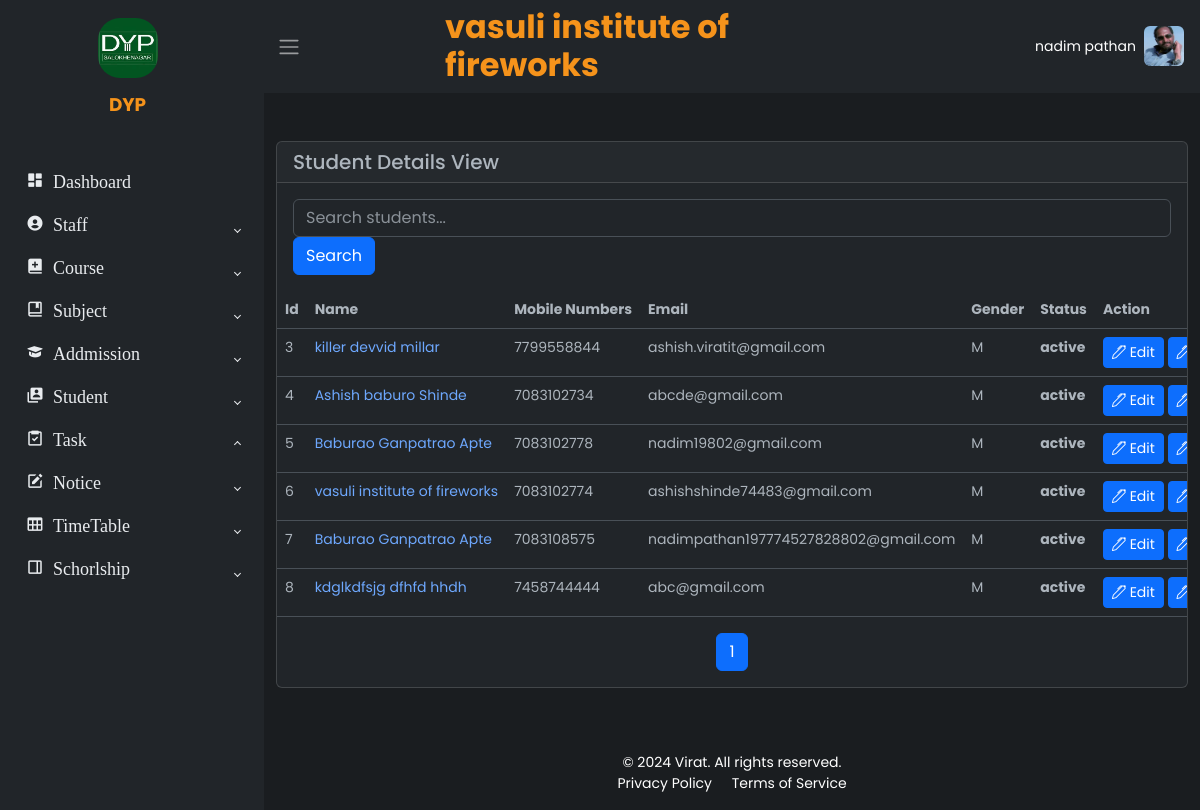
The app's page /students/ (signed in) with its own data.
### apps/accounts/models.py (models this page shows, shortened)
class CustomUser(AbstractBaseUser, PermissionsMixin):
    Role_choices= (
        ('admin', 'Admin'),
        ('principal', 'Principal'),
        ('vice_principal', 'Vice_Principal'),
        ('hod', 'Hod'),
        ('teacher', 'Teacher'),
        ('accountant', 'Accountant'),
        ('clark', 'Clark'),
        ('examinetor', 'Examinetor'),
        ('librarian', 'Librarian'),
        ('lab_assistant', 'Lab_Assistant'),
        ('student', 'student'),
    )
    first_name = models.CharField(max_length=30)
    last_name = models.CharField(max_length=30)
    username = models.CharField(max_length=50, unique=True)
    mobile = models.TextField(max_length=10, unique=True)
    email = models.TextField(unique=True)
    address = models.TextField(max_length=100)
    role = models.CharField(max_length=30, choices=Role_choices)
    is_active = models.BooleanField(default=True)
    is_staff = models.BooleanField(default=True)  # Typically False for non-superusers
    profile_image = models.ImageField(upload_to='profile_images/', null=True, blank=True)
    inst_id = models.ForeignKey(InstituteMaster,on_delete=models.CASCADE, blank=True, null=True,)
    objects = CustomUserManager()
    USERNAME_FIELD = 'username'
    REQUIRED_FIELDS = ['email', 'mobile']

### apps/institute/models.py (models this page shows, shortened)
class InstituteMaster(models.Model):
    id = models.AutoField(primary_key=True)
    name = models.CharField(max_length=255)
    address = models.TextField()
    village = models.CharField(max_length=100)
    city = models.CharField(max_length=100)
    state = models.CharField(max_length=100)
    district = models.CharField(max_length=100)
    pincode = models.CharField(max_length=10)
    number = models.CharField(max_length=15)
    email = models.EmailField()
    type = models.CharField(max_length=50)
    status = models.CharField(max_length=20, default='active')  # Set default value
    logo = models.ImageField(upload_to='logos/')
    tagline = models.CharField(max_length=255)
    affiliation = models.CharField(max_length=255)

### apps/student/models.py (models this page shows, shortened)
class StudentMaster(models.Model):
    id = models.AutoField(primary_key=True)
    GENDER_CHOICES = [
        ('M', 'Male'),
        ('F', 'Female'),
        ('O', 'Other'),
    ]
    STATUS_CHOICES = [
        ('active', 'Active'),
        ('inactive', 'Inactive')
    ]
    first_name = models.CharField(max_length=50)
    middle_name = models.CharField(max_length=50, blank=True)
    last_name = models.CharField(max_length=50)
    number = models.CharField(max_length=15, unique=True)
    email = models.EmailField(unique=True)
    gender = models.CharField(max_length=1, choices=GENDER_CHOICES)
    status = models.CharField(max_length=10, choices=STATUS_CHOICES, default='active')
    profile_image = models.ImageField(upload_to='student_profiles/')
    user = models.OneToOneField(get_user_model(), null=True, blank=True, on_delete=models.PROTECT)
    institute = models.ForeignKey(InstituteMaster, on_delete=models.CASCADE)
    role = models.CharField(max_length=30, default='student')

### apps/student/views.py (the view)
# urls.py: path('', views.student_list, name='student_list'),
def student_list(request):
    students = StudentMaster.objects.all()
    query = request.GET.get('q')
    if query:
        students = StudentMaster.objects.filter(
            Q(first_name__icontains=query) |
            Q(middle_name__icontains=query) |
            Q(last_name__icontains=query) |
            Q(number__icontains=query) |
            Q(email__icontains=query)
        )
    else:
        students = StudentMaster.objects.all()
    paginator = Paginator(students, 10)  # Show 10 students per page
    page_number = request.GET.get('page')
    page_obj = paginator.get_page(page_number)
    return render(request, 'student/student-view.html', {'page_obj': page_obj})

### templates/student/student-view.html (shortened to what this page needs)
{% extends "base.html" %}
{% block content %}
<div class="container-fluid py-5">
    <div class="card">
        <h5 class="card-header">Student Details View</h5>
        <div class="card-body">
            <form method="get" class="form-inline">
                <input type="text" name="q" class="form-control mr-2" placeholder="Search students..." value="{{ query }}">
                <button type="submit" class="btn btn-primary">Search</button>
            </form>
        </div>
        <div class="table-responsive text-nowrap">
            <table class="table">
                <thead>
                    <tr>
                        <th>Id</th>
                        <th>Name</th>
                        <th>Mobile Numbers</th>
                        <th>Email</th>
                        <th>Gender</th>
                        <th>Status</th>
                        <th>Action</th>
                    </tr>
                </thead>
                <tbody>
                    {% for student in page_obj %}
                    <tr>
                        <td>{{ student.id }}</td>
                        <td><a href="{% url 'student_detail' student.pk %}">{{ student.first_name }} {{ student.middle_name }} {{ student.last_name }}</a></td>
                        <td>{{ student.number }}</td>
                        <td>{{ student.email }}</td>
                        <td>{{ student.gender }}</td>
                        <th>{{ student.status }}</th>
                        <td>
                            <a href="{% url 'student_update' student.pk %}" class="btn btn-sm btn-primary">
                                <i class="bi bi-pen"></i> Edit
                            </a>
                            <a href="{% url 'update_document' student.pk %}" class="btn btn-sm btn-primary">
                                <i class="bi bi-pen"></i> Document
                            </a>
                        </td>
                    </tr>
                    {% endfor %}
                </tbody>
            </table>
        </div>
        <nav aria-label="Page navigation">
            <ul class="pagination justify-content-center">
                {% for num in page_obj.paginator.page_range %}
                {% if page_obj.number == num %}
                <li class="page-item active">
                    <span class="page-link">{{ num }}</span>
                </li>
                {% elif num > page_obj.number|add:'-3' and num < page_obj.number|add:'3' %}
                <li class="page-item"><a class="page-link" href="?page={{ num }}{% if query %}&q={{ query }}{% endif %}">{{ num }}</a></li>
                {% endif %}
                {% endfor %}
            </ul>
        </nav>
    </div>
</div>
{% endblock content %}

### templates/base.html (shortened to what this page needs)
<!DOCTYPE html>
<html lang="en" data-bs-theme="dark">
<head>
    <link rel="stylesheet" href="https://cdn.jsdelivr.net/npm/bootstrap@5.3.0-alpha2/dist/css/bootstrap.min.css">
    <link rel="stylesheet" href="https://cdn.jsdelivr.net/npm/bootstrap-icons@1.10.0/font/bootstrap-icons.css">
    <link href="https://unpkg.com/boxicons/css/boxicons.min.css" rel="stylesheet">
    <link rel="stylesheet" href="/static/css/style.css">
</head>
<body>
    <div class="wrapper">
        <aside id="sidebar" class="ap-sidebar">
            <div class="h-100">
                <div class="sidebar-logo d-flex flex-column align-items-center mb-4">
                    <a href="#" class="d-flex flex-column align-items-center text-white text-decoration-none">
                        <img src="{{ request.user.inst_id.logo.url }}" alt="Institute Logo" class="img-fluid mb-2" style="width: 60px; height: auto; border-radius: 22px;">
                    <span class="h8 mb-0" style="text-align: center; margin-left: -9px; margin-top: 5px; color:#f5931b;font-weight: bold;">
                        {{ request.user.inst_id.tagline }}
                    </span>
                    </a>
                </div>
                <ul class="sidebar-nave">
                    <li class="sidebar-item">
                        <a href="{%url 'dashboard'%}" class="sidebar-link">
                            <i class='bx bxs-dashboard' style="font-size: 18px;"> Dashboard </i>
                        </a>
                    </li>
                    <li class="sidebar-item">
                        <a href="#" class="sidebar-link collapsed" data-bs-toggle="collapse" data-bs-target="#coursesDropdown" aria-expanded="false">
                            <i class='bx bxs-user-circle' style="font-size: 18px;"> Staff </i>
                        </a>
                    </li>
                    <li class="sidebar-item">
                        <a href="#" class="sidebar-link collapsed" data-bs-toggle="collapse" data-bs-target="#facultyDropdown" aria-expanded="false">
                            <i class='bx bxs-book-add' style="font-size: 18px;"> Course </i>
                        </a>
                    </li>
                    <li class="sidebar-item">
                        <a href="#" class="sidebar-link collapsed" data-bs-toggle="collapse" data-bs-target="#adminDropdown" aria-expanded="false">
                            <i class='bx bx-book-bookmark' style="font-size: 18px;"> Subject </i>
                        </a>
                    </li>
                    <li class="sidebar-item">
                        <a href="#" class="sidebar-link collapsed" data-bs-toggle="collapse" data-bs-target="#admissionDropdown" aria-expanded="false">
                            <i class='bx bxs-graduation' style="font-size: 18px;"> Addmission </i>
                        </a>
                    </li>
                    <li class="sidebar-item">
                        <a href="#" class="sidebar-link collapsed" data-bs-toggle="collapse" data-bs-target="#studentDropdown" aria-expanded="false">
                            <i class='bx bxs-user-account' style="font-size: 18px;"> Student </i>
                        </a>
                    </li>
                        {% if request.user.role != 'student'%}
                    <li class="sidebar-item">
                        <a href="#" class="sidebar-link" onclick="handleTaskClick(event)" data-bs-toggle="collapse" data-bs-target="#taskDropdown" aria-expanded="false">
                            <i class='bx bx-task' style="font-size: 18px;"> Task </i>
                        </a>
                    </li>
                    {% endif %}
                {% if request.user.role != 'student'%}
                  <li class="sidebar-item">
                    <a href="#" class="sidebar-link collapsed" data-bs-toggle="collapse" data-bs-target="#noticeDropdown" aria-expanded="false">
                        <i class='bx bxs-edit' style="font-size: 18px;"> Notice </i>
                    </a>
                </li>
                {% endif %}
                <li class="sidebar-item">
                    <a href="#" class="sidebar-link collapsed" data-bs-toggle="collapse" data-bs-target="#timetableDropdown" aria-expanded="false">
                        <i class='bx bx-table' style="font-size: 18px;"> TimeTable </i>
                    </a>
                </li>
            <li class="sidebar-item">
                <a href="#" class="sidebar-link collapsed" data-bs-toggle="collapse" data-bs-target="#scholarshipDropdown" aria-expanded="false">
                    <i class='bx bx-dock-right' style="font-size: 18px;"> Schorlship </i>
                </a>
            </li>
                </ul>
            </div>
        </aside>
        <div class="main">
            <nav class="navbar navbar-expand " style="background-color: var(--bs-dark)">
                <button class="btn" id="sidebar-toggle" type="button">
                    <span class="navbar-toggler-icon"></span>
                </button>
                <div class="navbar-collapse d-flex justify-content-center">
                    <form class="d-flex mx-auto" style="width: 50%;">
                        <div class="input-group w-100 d-flex justify-content-center" style="color: black;">
                            <span class="h2 mb-0" style="color:#f5931b;font-weight: bold;">
                                {{ request.user.inst_id.name }}
                             </span>
                        </div>
                    </form>
                    <ul class="navbar-nav ms-3 mx-3">
                        <li class="nav-item dropdown d-flex align-items-center">
                            <a href="#" data-bs-toggle="dropdown" class="nav-icon d-flex align-items-center flex-row-reverse pe-md-0">
                               <img src="{{ request.user.profile_image.url }}" class="avatar img-fluid rounded ms-2" alt="">
                                <span class="text-white">{{request.user.first_name}}</span>
                            </a>
                        </li>
                    </ul>
                </div>
            </nav>
            {%block content%}
            {%endblock content%}
<footer class="text-white py-3">
    <div class="container-fluid">
        <div class="row justify-content-center text-center">
            <div class="col-md-12">
                <p class="mb-0">&copy; 2024 Virat. All rights reserved.</p>
                <a href="#" class="text-white text-decoration-none me-3">Privacy Policy</a>
                <a href="#" class="text-white text-decoration-none">Terms of Service</a>
            </div>
        </div>
    </div>
</footer>
        </div>
    </div>
</body>
</html>

### static/css/style.css (style rules this page uses)
body { font-family: 'Poppins', sans-serif; font-size: 0.875rem; opacity: 1; overflow-y: scroll; margin: 0; }
a { cursor: pointer; text-decoration: none; font-family: 'Poppins', sans-serif; }
li { list-style: none; }
.wrapper { align-items: stretch; display: flex; width: 100%; }
#sidebar { max-width: 264px; min-width: 264px; background: var(--bs-dark); transition: all 0.35s ease-in-out; }
.main { display: flex; flex-direction: column; min-height: 100vh; min-width: 0; overflow: hidden; transition: all 0.35s ease-in-out; width: 100%; background: var(--bs-dark-bg-subtle); }
.sidebar-logo { padding: 1.15rem; }
.sidebar-logo a { color: #e9ecef; font-size: 1.15rem; font-weight: 600; }
.sidebar-nave { list-style: none; margin-bottom: 0; padding-left: 0; margin-left: 0; }
a.sidebar-link { padding: .625rem 1.625rem; color: #e9ecef; position: relative; display: block; font-size: 0.875rem; }
.sidebar-link[data-bs-toggle="collapse"]::after { border: solid; border-width: 0 .075rem .075rem 0; content: ""; display: inline-block; padding: 2px; position: absolute; right: 1.5rem; top: 1.4rem; transform: rotate(-135deg); transition: all .2s ease-out; }
.sidebar-link[data-bs-toggle="collapse"].collapsed::after { transform: rotate(45deg); transition: all .2s ease-out; }
.avatar { height: 40px; width: 40px; }
.navbar-expand .navbar-nav { margin-left: auto; }
.sidebar-logo { padding: 1.15rem; display: flex; align-items: center; }
.sidebar-logo a { color: #e9ecef; font-size: 1.15rem; font-weight: 600; display: flex; align-items: center; text-decoration: none; }
.sidebar-logo img { width: 40px; height: auto; margin-right: 0.5rem; }
footer { position: relative; bottom: 0; width: 100%; background-color: transparent; color: var(--bs-white); }
footer a { color: #e9ecef; }

### records on screen
CustomUser: user.inst_id.logo (picture), user.inst_id.tagline "DYP", user.inst_id.name "vasuli institute of fireworks", user.profile_image (picture), user.first_name "nadim pathan"
StudentMaster: id "3", first_name "killer", middle_name "devvid", last_name "millar", number "7799558844", email "ashish.viratit@gmail.com", gender "M", status "active"
StudentMaster: id "4", first_name "Ashish", middle_name "baburo", last_name "Shinde", number "7083102734", email "abcde@gmail.com", gender "M", status "active"
StudentMaster: id "5", first_name "Baburao", middle_name "Ganpatrao", last_name "Apte", number "7083102778", email "nadim19802@gmail.com", gender "M", status "active"
StudentMaster: id "6", first_name "vasuli", middle_name "institute of", last_name "fireworks", number "7083102774", email "ashishshinde74483@gmail.com", gender "M", status "active"
StudentMaster: id "7", first_name "Baburao", middle_name "Ganpatrao", last_name "Apte", number "7083108575", email "nadimpathan197774527828802@gmail.com", gender "M", status "active"
StudentMaster: id "8", first_name "kdglkdfsjg", middle_name "dfhfd", last_name "hhdh", number "7458744444", email "abc@gmail.com", gender "M", status "active"

### other values on screen
{{ num }} "1"
